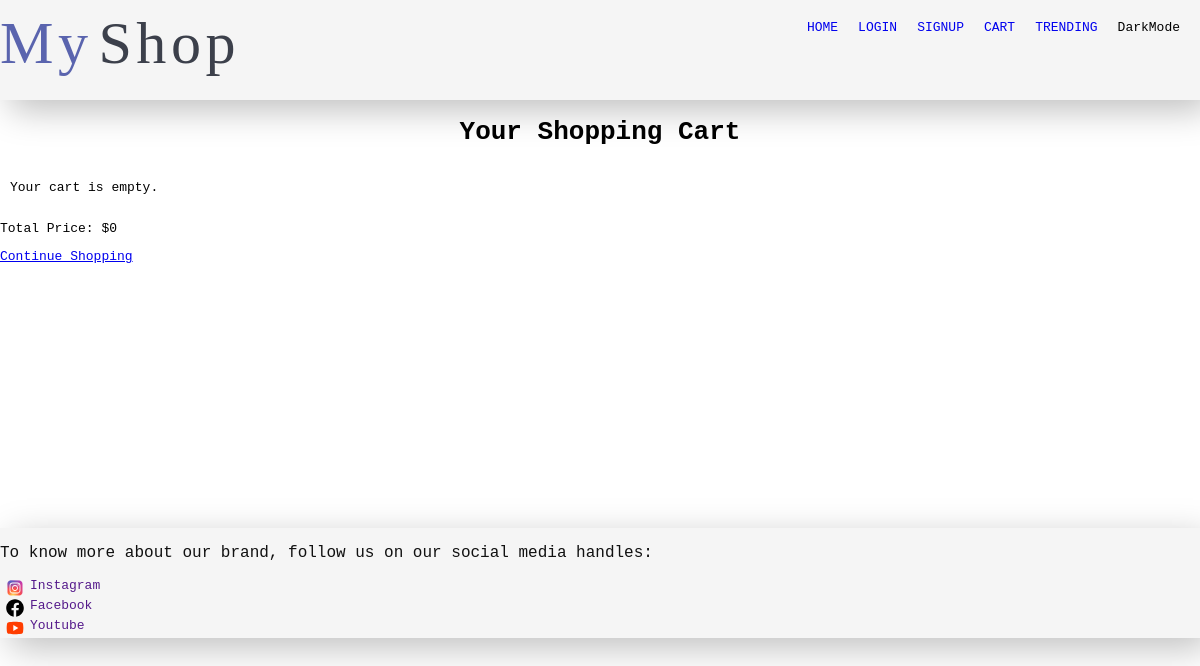
The page /cart/ (signed in) on the database as committed earlier.
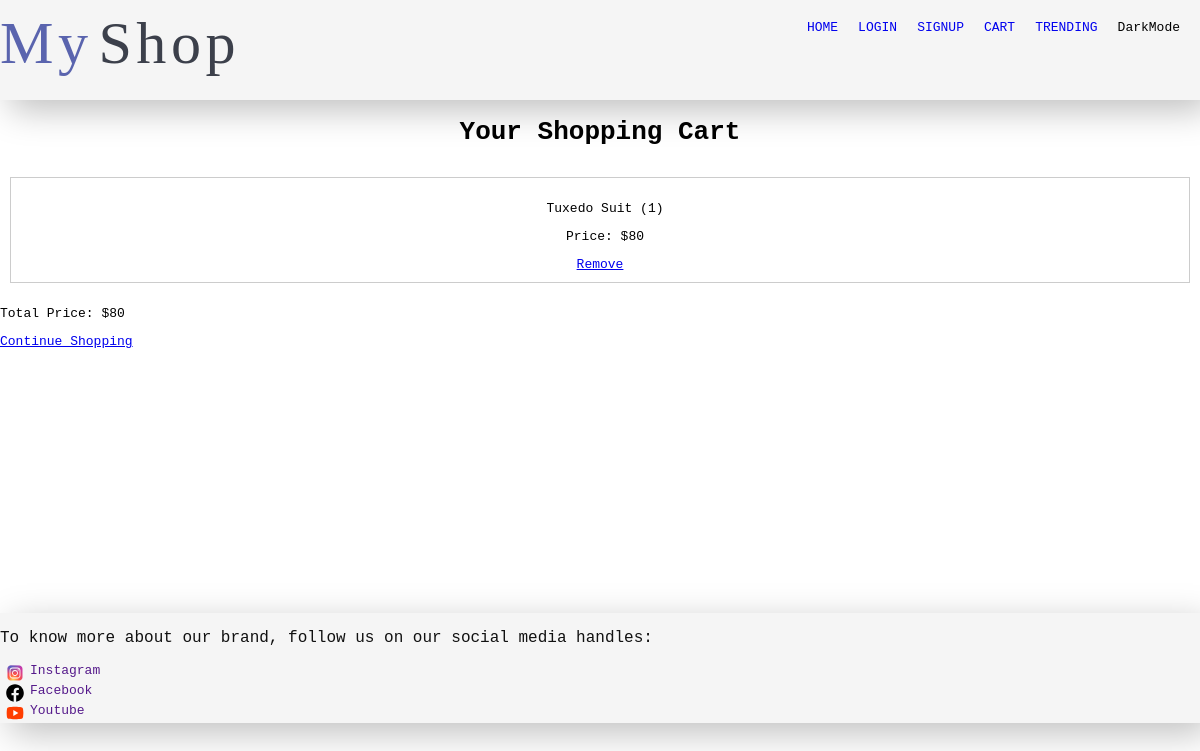
The same page on the database as committed later.
### products/models.py (models this page shows, shortened)
class CartItem(models.Model):
    product = models.ForeignKey(Product, on_delete=models.CASCADE)
    quantity = models.PositiveIntegerField(default=0)
    user = models.ForeignKey(User, on_delete=models.CASCADE)
    date_added = models.DateTimeField(auto_now_add=True)

class Product(models.Model):
    title = models.CharField(max_length=50)
    description = models.TextField(max_length=100)
    category = models.ManyToManyField(Category)
    image = models.ImageField(blank=True, upload_to="product-img")
    brand = models.ForeignKey(Brand, on_delete=models.CASCADE, null = True)
    price = models.PositiveIntegerField()
    slug = models.SlugField(blank=True)
    isBestseller = models.BooleanField(default = False)
    suggestions = models.ManyToManyField('self')

### products/views.py (the view)
# urls.py: path('cart/', views.view_cart, name='view_cart'),
def view_cart(request):
    cart_items = CartItem.objects.filter(user=request.user)
    total_price = sum(item.product.price * item.quantity for item in cart_items)
    return render(request, 'products/cart.html', {'cart_items': cart_items, 'total_price': total_price})

### products/templates/products/cart.html (shortened to what this page needs)
{% extends "base.html" %}
{% load static %}
{% block css%}{%static "products/cart.css" %}{%endblock%}
{% block body %}
    {% include "includes/nav.html"%}
    <h1>Your Shopping Cart</h1>
    <div class="product-list">
    {% for item in cart_items %}
    <div class="product-item">
        <p>{{ item.product.title }} ({{ item.quantity }})</p>
        <p>Price: ${{ item.product.price }}</p>
        <a href="{% url 'remove_from_cart' item.id %}">Remove</a>
    </div>
    {% empty %}
    <p>Your cart is empty.</p>
    {% endfor %}
    </div>
    <p>Total Price: ${{ total_price }}</p>
    <a href="{% url 'home' %}">Continue Shopping</a>
    <footer>
        <p style="font-size: large;">To know more about our brand, follow us on our social media handles:</p>
        <div>
        <a style="text-decoration: none;" href="">Instagram</a>
        </div>
        <div>
        <a style="text-decoration: none;" href="">Facebook</a>
        </div>
        <div>
        <a style="text-decoration: none;" href="">Youtube</a>
        </div>
    </footer>
{%endblock%}

Rows that differ between the two databases and show on the page:
added CartItem: product "Tuxedo Suit", quantity "1", product.price "80"
Other text that changed with them:
{{ total_price }}: "0" → "80"
text no longer shown: "Your cart is empty."
